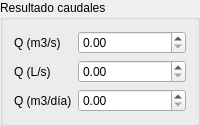
             <widget class="QGroupBox" name="groupBox_18">
              <property name="title">
               <string>Resultado caudales</string>
              </property>
              <layout class="QFormLayout" name="formLayout_9">
               <item row="0" column="0">
                <widget class="QLabel" name="label_95">
                 <property name="text">
                  <string>Q (m3/s)</string>
                 </property>
                </widget>
               </item>
               <item row="0" column="1">
                <widget class="QDoubleSpinBox" name="dsbResQMetSeg">
                 <property name="minimumSize">
                  <size>
                   <width>0</width>
                   <height>0</height>
                  </size>
                 </property>
                </widget>
               </item>
               <item row="1" column="0">
                <widget class="QLabel" name="label_93">
                 <property name="text">
                  <string>Q (L/s)</string>
                 </property>
                </widget>
               </item>
               <item row="1" column="1">
                <widget class="QDoubleSpinBox" name="dsbResQLitSeg">
                 <property name="minimumSize">
                  <size>
                   <width>0</width>
                   <height>0</height>
                  </size>
                 </property>
                </widget>
               </item>
               <item row="2" column="0">
                <widget class="QLabel" name="label_94">
                 <property name="text">
                  <string>Q (m3/día)</string>
                 </property>
                </widget>
               </item>
               <item row="2" column="1">
                <widget class="QDoubleSpinBox" name="dsbResQMetDia">
                 <property name="minimumSize">
                  <size>
                   <width>0</width>
                   <height>0</height>
                  </size>
                 </property>
                </widget>
               </item>
              </layout>
             </widget>
